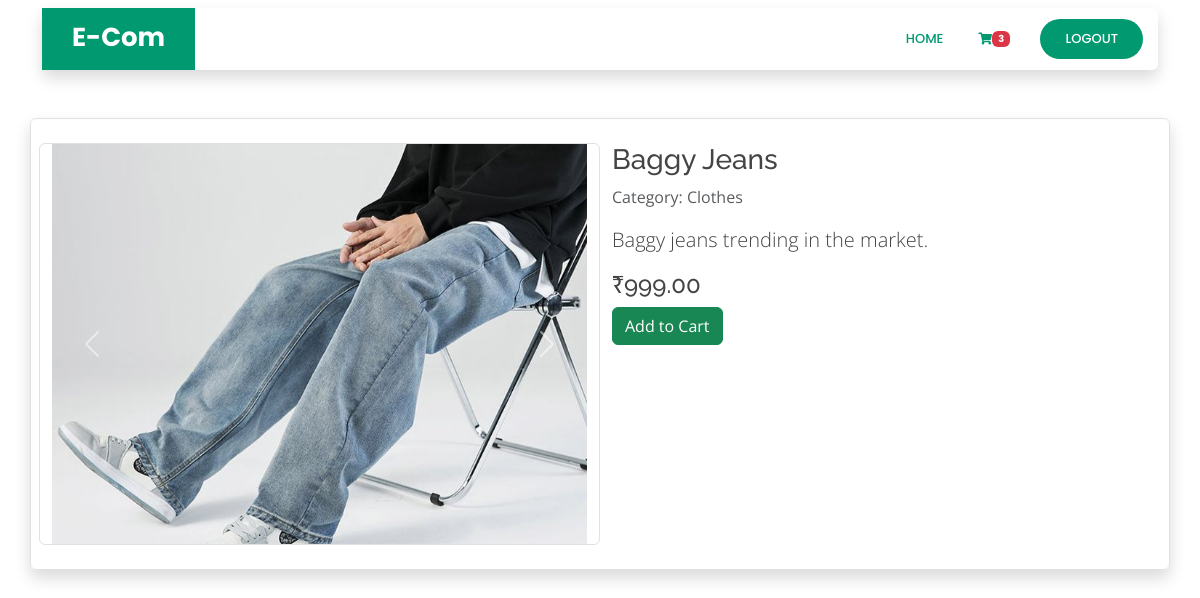
Screenshot of /product_desc/4 (signed in) with the database file from the repository.
### core/models.py (models this page shows, shortened)
class Order(models.Model):
    user = models.ForeignKey(User, on_delete=models.CASCADE)
    items = models.ManyToManyField(OrderItem)
    start_date = models.DateTimeField(auto_now_add=True)
    ordered_date= models.DateTimeField()
    ordered = models.BooleanField(default=False)
    order_id = models.CharField(max_length=100, unique=True, default=None, blank=True, null=True)
    datetime_ofpayment = models.DateTimeField(auto_now_add=True)
    order_delivered =models.BooleanField(default=False)
    order_received = models.BooleanField(default=False)
    razorpay_order_id = models.CharField(max_length=500, null=True, blank=True)
    razorpay_payment_id = models.CharField(max_length=500, null=True, blank=True)
    razorpay_signature = models.CharField(max_length=500, null=True, blank=True)

class Product(models.Model):
    name = models.CharField(max_length=100)
    category = models.ForeignKey(Category, on_delete=models.CASCADE)
    desc = models.TextField()
    product_available_count = models.IntegerField(default=0)
    price = models.FloatField(default=0.00)
    img = models.ImageField(upload_to='images/')

class Category(models.Model):
    category = models.CharField(max_length=200)
    def __str__(self):
        return self.category

### core/views.py (the view)
# urls.py: path('product_desc/<pk>', views.product_desc, name='product_desc'),
def product_desc(request, pk):
    product = Product.objects.get(pk=pk)
    return render(request, 'core/product_desc.html', {'product': product})

### core/templatetags/cart_template_tag.py (called while the page is built)
@register.filter
def cart_item_count(user):
    if user.is_authenticated:
        qs = Order.objects.filter(user=user, ordered=False)
        if qs.exists():
            return qs[0].items.count()
    return 0

### templates/core/product_desc.html (shortened to what this page needs)
{% load static %}
<!DOCTYPE html>
<html lang="en">
  {% load cart_template_tag %}
<head>
  <link rel="stylesheet" href="https://cdnjs.cloudflare.com/ajax/libs/font-awesome/5.15.3/css/all.min.css">
  <link rel="stylesheet" href="https://stackpath.bootstrapcdn.com/bootstrap/4.5.2/css/bootstrap.min.css">
  <link rel="stylesheet" href="{% static 'vendor/bootstrap/css/bootstrap.min.css' %}" >
  <link rel="stylesheet" href="{% static 'vendor/bootstrap-icons/bootstrap-icons.css' %}" >
  <link rel="stylesheet" href="{% static 'vendor/boxicons/css/boxicons.min.css' %}" >
  <link rel="stylesheet" href="{% static 'vendor/aos/aos.css' %}" >
  <link rel="stylesheet" href="{% static 'vendor/glightbox/css/glightbox.min.css' %}" >
  <link rel="stylesheet" href="{% static 'vendor/remixicon/remixicon.css' %}" >
  <link rel="stylesheet" href="{% static 'vendor/swiper/swiper-bundle.min.css' %}" >
  <link rel="stylesheet" href="{% static 'css/styles.css' %}" >
</head>
<body>
      <header id="header" class="d-flex align-items-center mt-2">
    <div class="container  ">
      <div class="header-container shadow rounded d-flex align-items-center justify-content-between">
        <div class="logo">
          <h1 class="text-light"><a href='{% url "index" %}'><span>E-Com</span></a></h1>
        </div>
        <nav id="navbar" class="navbar">
          <ul>
            {% if user.is_authenticated %}
            <li><a class="nav-link scrollto active" href='{% url "index" %}'>Home</a></li>
            <li class="nav-item ">
              <a class="nav-link scrollto active" href="{% url 'order_list' %}">
                  <span class="badge badge-pill badge-danger">{{request.user | cart_item_count}}</span>
              </a>
          </li>
            <li><a class="getstarted " href='{% url "user_logout" %}'>Logout</a></li>
            {% else %}
            <li><a class="getstarted scrollto" href='{% url "user_login" %}'>Login</a></li>
            <li><a class="getstarted scrollto" href='{% url "user_register" %}'>Register</a></li>
            {% endif %}
          </ul>
        </nav>
      </div>
    </div>
  </header>
    <div class="container border rounded shadow mt-2">
        <div class="row py-4 px-2">
            <div class="col-md-6 border rounded">
                <div id="productCarousel" class="carousel slide" data-ride="carousel">
                    <div class="carousel-inner">
                        <div class="carousel-item active">
                            <img src="{{ product.img.url }}" class="d-block w-100 product-img" alt="Product Image">
                        </div>
                    </div>
                    <a class="carousel-control-prev" href="#productCarousel" role="button" data-slide="prev">
                        <span class="carousel-control-prev-icon" aria-hidden="true"></span>
                    </a>
                    <a class="carousel-control-next" href="#productCarousel" role="button" data-slide="next">
                        <span class="carousel-control-next-icon" aria-hidden="true"></span>
                    </a>
                </div>
            </div>
            <div class="col-md-6">
                <h3>{{ product.name }}</h3>
                <p class="text-muted">Category: {{ product.category }}</p>
                <p class="lead">{{ product.desc }}</p>
                <h4>₹{{ product.price|floatformat:2 }}</h4>
                <div class="d-flex justify-content-start mb-3">
                    <a href="{% url 'add_to_cart' product.pk %}" class="btn btn-success mr-2">Add to Cart</a>
                </div>
            </div>
        </div>
    </div>
</body>
</html>

### static/css/styles.css (style rules this page uses)
body { font-family: "Open Sans", sans-serif; color: #444444; }
a { color: #009970; text-decoration: none; }
h1, h2, h3, h4, h5, h6 { font-family: "Raleway", sans-serif; }
#header { transition: all 0.5s; z-index: 997; transition: all 0.5s; top: 20px; }
#header .header-container { background: #fff; }
#header .logo { overflow: hidden; padding: 16px 30px 12px 30px; background: #009970; }
#header .logo h1 { font-size: 26px; padding: 0; line-height: 1; font-weight: 700; font-family: "Poppins", sans-serif; }
#header .logo h1 a, #header .logo h1 a:hover { color: #fff; text-decoration: none; }
.navbar { padding: 0; }
.navbar ul { margin: 0; padding: 0; display: flex; list-style: none; align-items: center; }
.navbar li { position: relative; }
.navbar a, .navbar a:focus { display: flex; align-items: center; justify-content: space-between; padding: 10px 0 10px 30px; color: #36343a; transition: 0.3s; font-size: 13px; font-weight: 500; text-transform: uppercase; font-family: "Poppins", sans-serif; white-space: nowrap; transition: 0.3s; }
.navbar a:hover, .navbar .active, .navbar .active:focus, .navbar li:hover>a { color: #009970; }
.navbar .getstarted, .navbar .getstarted:focus { background: #009970; padding: 10px 25px; margin-left: 30px; margin-right: 15px; border-radius: 50px; color: #fff; }

### templates/core/product_desc.html (style rules this page uses)
.product-img { max-height: 400px; object-fit: cover; }

### rows the page displays
Product: img (picture), name "Baggy Jeans", category "Clothes", desc "Baggy jeans trending in the market.", price "999.00"

### other values shown
{{ request.user | cart_item_count }} "3"
